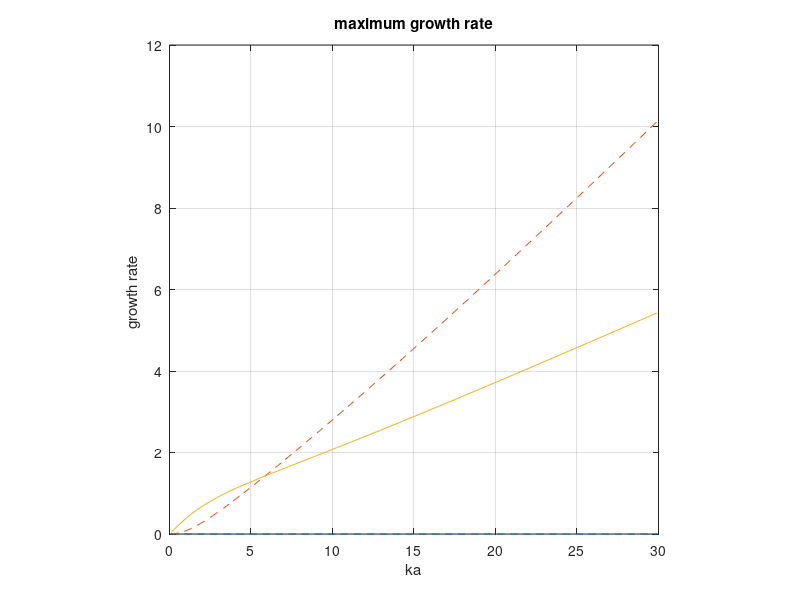

Reproduce this figure in MATLAB.
%%%%%%%%%%%%%%%%%%%%
%%%
%%%    d(P+B^2/2)/dr + B^2/r  = 0
%%%    or 
%%%    d(rP)/r - P/r + d(rB)/dr/r*B = 0;
%%%
%%%    d(r*(P+B^2/2))/dr - (P-B^2/2) = 0
%%%
%%%    calculate stability region from Kadomtsev 1960 Eqs 29 and 31
%%%    for Bennett equilibrium profiles of zpinch
%%%
%%%    P = a^4/(a^2+r^2)^2
%%%    B = sqrt(2)*a*r/(a^2+r^2)
%%%
%%%    gamma = 5/3, beta = 2*P/B^2
%%%
%%%    ideal sausage: w^2 ~ dlnP/dlnr + 4*gamma/(2+gamma*beta)
%%%
%%%    drift-ideal entropy (if sausage satisifed)
%%%    dlnT/dlnr + 1 + (7/10 + beta/4)*dlnP/dlnr > 0:
%%%    Note that 7/10 = (2*gamma-1)/(2*gamma), gamma = 5/3
%%%
%%%
%%%    r is normalized by some r0, 
%%%    U is normalized by sqrt(P0/(MiN0)) = sqrt(2*T0/Mi) = Cs0
%%%    omega is normalized by omega0=Cs0/r0
%%%
%%%%%%%%%%%%%%%%%%%%
clear all;


%%%   set radial grid
%
nr = 400;
R  = 3;
a  = 1;
dr = R/nr;


%%%   calculate Bennett profiles, qP, and plasma beta
%
rcc = dr/2:dr:R-dr/2;
x = rcc/a;
P = 1./(1+x.^2).^2;
B = sqrt(2)*x./(1+x.^2);
P(end) = P(end-1);
B(end) = B(end-1)*rcc(end-1)/rcc(end);
qP = -4*x.^2./(1+x.^2); % dlnP/dlnr
qT = 0*x;               % dlnT/dlnr
beta = 1./x.^2;         % plasma beta, 2*P/B^2;



%%%   specify input parameters
%
ka0 = 0.1:0.2:30;
growthRate_entropy0 = zeros(size(ka0));
growthRate_ideal0   = zeros(size(ka0));
growthRate_general0 = zeros(length(ka0),4);
gamma = 5.3; %2.1; %5/3; %2.1;  % adiabatic coefficient
%ka = 3.0;      % normalized wavenumber
%Li = 1.5e-2;  % omega0/Omegai0 = ion inertial length / r0
Li = 0.12;
nuT = 10; %100;    % normalized thermalization rate


for k=1:length(ka0)
    ka = ka0(k);

    %%%%%%%%%%%%%%%%%%%%%%%%%%%%%%%%%%%%%%%%%%%%%%%%%%%%%%%%%%%%%%%%%%%%%%%%%%%
    %%%
    %%%
    %%%          compute modes in limit where k*rhos = kR*Li << 1
    %%%          Kadomtsev 1960 Eqs 29 and 30
    %%%
    %%%
    %%%%%%%%%%%%%%%%%%%%%%%%%%%%%%%%%%%%%%%%%%%%%%%%%%%%%%%%%%%%%%%%%%%%%%%%%%%

    %%%   compute growth rate from ideal MHD (neglect magnetosonic waves)
    %
    omega2 = 2.0./rcc.^2.*(qP + 4*gamma./(2 + gamma*beta));
    omega = sqrt(omega2);

    growthRate_ideal0(k)   = max(max(imag(omega)),0);


    %%%   compute growth rate from entropy mode (Kadomtsev)
    %
    nuTstar = nuT*rcc.*B/(ka*Li);
    a0 = (2*rcc.*B/(ka*Li)).^2;
    b0 = -2*rcc.*B/(ka*Li).*(2*qP - 1i*nuTstar);
    RHS = gamma^2*(4 + beta.*qP).^2./(4*gamma + qP.*(2 + gamma*beta)).* ...
          (1 + ((2*gamma-1)./(2*gamma)+beta/4).*qP - qT);
    c0 = qP.*(qP -4i*nuTstar) - RHS;

    omega_entropy = zeros(length(rcc),2);
    for i=1:length(rcc)
        thisp = [a0(i) b0(i) c0(i)];
        omega_entropy(i,:) = roots(thisp);
    end

    growthRate_entropy0(k) = max( max(imag(omega_entropy(:,1))), ...
                                  max(imag(omega_entropy(:,2))) );
    growthRate_entropy0(k) = max(growthRate_entropy0(k),0);


    %%%%%%%%%%%%%%%%%%%%%%%%%%%%%%%%%%%%%%%%%%%%%%%%%%%%%%%%%%%%%%%%%%%%%%%%%%%
    %%%
    %%%
    %%%          compute modes from full dispersionv (sans thermalization)
    %%%          Kadomtsev 1960 Eqs 26-28 (with corrections)
    %%%
    %%%
    %%%%%%%%%%%%%%%%%%%%%%%%%%%%%%%%%%%%%%%%%%%%%%%%%%%%%%%%%%%%%%%%%%%%%%%%%%%

    krhoi = ka*Li./B/sqrt(2);
    krhos = krhoi*sqrt(2);
    
    c4 = (gamma-1)/gamma-(1+beta/2);
    c3 = 2*qP.*(1+beta/2-(gamma-1)/gamma) - 4;
    c2 = (gamma-1)/gamma*qP.*(qP-gamma*(2+beta/2.*qP)-4./krhoi.^2) ... 
       + 4./krhoi.^2.*(2+(1+beta/2).*qP) + 8*qP ...
       - (1+beta/2).*(qP.^2-gamma*(2+beta/2.*qP).*(2+((gamma-1)/gamma+beta/2).*qP));
    c1 = (gamma-1)/gamma*8*qP.^2./(krhoi).^2 - 8*qP.*(2+(1+beta/2).*qP)./krhoi.^2 ...
       - 4*qP.^2 + 4*gamma*(2+beta/2.*qP).*(2+((gamma-1)/gamma+beta/2).*qP);
    c0 = -4*qP.^2./krhoi.^2.*(gamma-1)/gamma.*(qP-gamma*(2+beta/2.*qP)) ...
       + 4./krhoi.^2.*(2+(1+beta/2).*qP).*(qP.^2-gamma*(2+beta/2.*qP).*(2+((gamma-1)/gamma+beta/2).*qP));
    
    % c4 = c4.*(2*rcc.*B/(kR*Li)).^4;
    % c3 = c3.*(2*rcc.*B/(kR*Li)).^3;
    % c2 = c2.*(2*rcc.*B/(kR*Li)).^2;
    % c1 = c1.*(2*rcc.*B/(kR*Li)).^1;
    
    
    omega_total = zeros(length(rcc),4);
    for i=1:length(rcc)
        thisp = [c4(i) c3(i) c2(i) c1(i) c0(i)];
        omega_total(i,:) = roots(thisp);
        omega_total(i,:) = omega_total(i,:)*ka*Li/(2*rcc(i)*B(i));
    end


    for m=1:4
        [~,ir0]=min(abs(rcc-1)); % where r=a
        growthRate_general0(k,m) = max(imag(omega_total(ir0,m)),0);
       % growthRate_general0(k,m) = max( max(imag(omega_total(:,m))), ...
       %                             0 );
    end
    growthRate_total0(k) = max( growthRate_general0(k,:) );

    
    
    
end

close(figure(3));
f1=figure(3);
hold on; plot(ka0,growthRate_ideal0,'linestyle','--','displayName','ideal');
hold on; plot(ka0,growthRate_entropy0,'linestyle','--','displayName','entropy');
plot(ka0,growthRate_total0,'displayName','general');
title('maximum growth rate'); box on;
axis('square'); grid on; xlabel('ka'); 
ylabel('growth rate ');
%axis([min(ka0) max(ka0) 0 1.2]);
